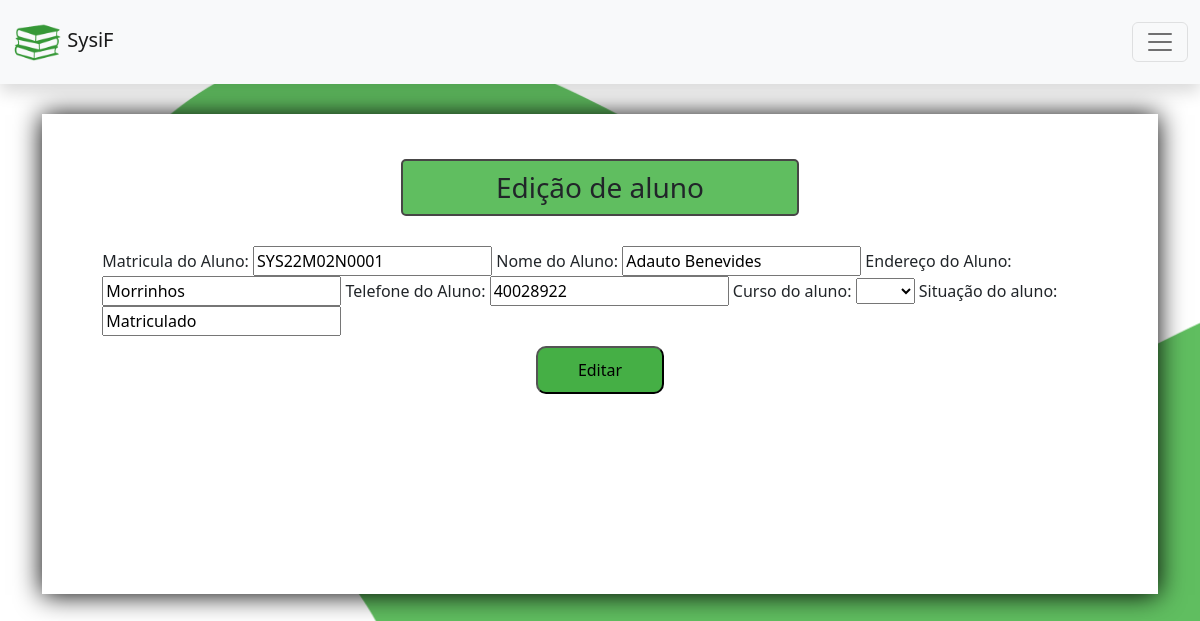
The page /aluno/editar/117 on the database its author committed.
### aluno/models.py (models this page shows, shortened)
class Aluno(Pessoa):
    id_curso = models.ForeignKey(Curso, on_delete=models.CASCADE)#Durval - passando a chave estangeira da classe(tabela) curso
    matricula = models.CharField('Matricula', max_length=250)
    situacao = models.CharField('Situação', max_length=250)
    class Meta:
        verbose_name = 'Aluno'
        ordering = ['nome']
    def editar(request, id):
        aluno = get_object_or_404(Aluno,id=id)
        context = {}
        context['is_not_edited'] = True
        if request.method == 'POST':
             form = FormCadastrarAluno(request.POST)
             if form.is_valid():
                 context['is_valid'] = True
                 matricula = request.POST['matricula']
                 nome = request.POST['nome']
                 endereco = request.POST['endereco']
                 telefone = request.POST['telefone']
                 id_curso = request.POST['id_curso']
                 curso = Curso.objects.get(id=id_curso)
                 situacao = request.POST['situacao']
                 edita_aluno = Aluno.objects.filter(id=id)
                 edita_aluno.update(matricula=matricula,
                                     nome=nome,
                                     endereco=endereco,
                                     telefone=telefone,
                                     id_curso=curso,
                                     situacao=situacao
                                     )
                 form = FormCadastrarAluno()
                 context['is_not_edited'] = False
        else:
            form = FormCadastrarAluno()
            form.initial['matricula'] = aluno.matricula
            form.initial['nome'] = aluno.nome
            form.initial['endereco'] = aluno.endereco
            form.initial['telefone'] = aluno.telefone
            form.initial['id_curso'] = aluno.id_curso
            form.initial['situacao'] = aluno.situacao
        context['form'] = form
        context['id'] = id
        return (context)

### professor/models.py (models this page shows, shortened)
class Pessoa(models.Model):
    nome = models.CharField('Nome', max_length=100)
    endereco = models.CharField('Endereço', max_length=250)
    telefone = models.CharField('Telefone', max_length=250)
    class Meta:
        verbose_name = 'Pessoa'
        ordering = ['nome']

### aluno/views.py (the view)
# urls.py: path('editar/<int:id>', views.editar_aluno, name='editar'),
def editar_aluno(request, id):
    context = Aluno.editar(request, id) #Durval - aqui eu chamo a função de editar aluno, a ordem de negócio se encontra lá
    return render(request, 'editar_aluno.html', context)

### aluno/forms.py
class FormCadastrarAluno(forms.Form):
    all_cursos = Curso.objects.all().values_list('id', 'nome_curso')
    cursos_choice = [('', '')]
    for i in all_cursos:
        cursos_choice.append(i)
    matricula = forms.CharField(label='Matricula do Aluno', widget=forms.TextInput)
    nome = forms.CharField(label='Nome do Aluno', widget=forms.TextInput)
    endereco = forms.CharField(label='Endereço do Aluno', widget=forms.TextInput)
    telefone = forms.CharField(label='Telefone do Aluno', widget=forms.TextInput)
    id_curso = forms.ChoiceField(label='Curso do aluno', choices=cursos_choice, widget=forms.Select()) #Durval - esse é um campo onde o usuario irá escolher um curso para atrelar ao aluno
    situacao = forms.CharField(label='Situação do aluno',  widget=forms.TextInput)

### curso/models.py (called while the page is built)
    def __str__(self):
        return self.nome_curso

### aluno/templates/editar_aluno.html (shortened to what this page needs)
{% extends 'base.html' %}
{% load static %}
{% load bootstrap %}
{% block content %}
    {% if is_not_edited == True %}
    <div class="form-title box">
        <h3>Edição de aluno</h3>
    </div>
    <form action="{% url 'aluno:editar' id %}" method="post">
            {{ form|bootstrap }}
        <div class="button-div">
            <button type="submit" class="button-input" > Editar</button>
        </div>
    </form>
    {% endif %}
{% endblock %}

### main/static/css/style.css (style rules this page uses)
body { background: rgb(255, 255, 255) url("../img/background.png") no-repeat left top; background-size: 1800px; }
.form-title { display: grid; margin: 20px; }
.form-title h3 { margin: auto; }
.button-div { margin-top: 10px; display: grid; }
.button-input { border-radius: 10px; background-color:rgb(69, 175, 69); padding: 10px 40px; margin: auto; }
.box { border: 2px solid rgb(71, 70, 70); border-radius: 5px; padding: 10px; width: 40%; margin: 30px auto; background-color:rgb(96, 190, 96); }

### rows shown on the page
Aluno: matricula "SYS22M02N0001", situacao "Matriculado"
Pessoa: nome "Adauto Benevides", endereco "Morrinhos", telefone "40028922"
